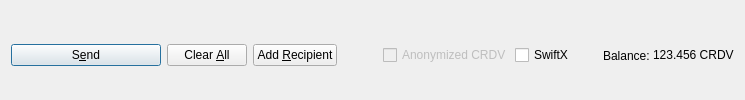
         <widget class="QFrame" name="frame_Send">
          <layout class="QHBoxLayout" name="horizontalLayout">
           <property name="bottomMargin">
            <number>0</number>
           </property>
           <item>
            <widget class="QPushButton" name="sendButton">
             <property name="minimumSize">
              <size>
               <width>150</width>
               <height>0</height>
              </size>
             </property>
             <property name="toolTip">
              <string>Confirm the send action</string>
             </property>
             <property name="text">
              <string>S&amp;end</string>
             </property>
             <property name="icon">
              <iconset resource="../cryptodev.qrc">
               <normaloff>:/icons/send</normaloff>:/icons/send</iconset>
             </property>
             <property name="autoDefault">
              <bool>false</bool>
             </property>
             <property name="default">
              <bool>true</bool>
             </property>
            </widget>
           </item>
           <item>
            <widget class="QPushButton" name="clearButton">
             <property name="sizePolicy">
              <sizepolicy hsizetype="Minimum" vsizetype="Fixed">
               <horstretch>0</horstretch>
               <verstretch>0</verstretch>
              </sizepolicy>
             </property>
             <property name="toolTip">
              <string>Clear all fields of the form.</string>
             </property>
             <property name="text">
              <string>Clear &amp;All</string>
             </property>
             <property name="icon">
              <iconset resource="../cryptodev.qrc">
               <normaloff>:/icons/remove</normaloff>:/icons/remove</iconset>
             </property>
             <property name="autoDefault">
              <bool>false</bool>
             </property>
            </widget>
           </item>
           <item>
            <widget class="QPushButton" name="addButton">
             <property name="toolTip">
              <string>Send to multiple recipients at once</string>
             </property>
             <property name="text">
              <string>Add &amp;Recipient</string>
             </property>
             <property name="icon">
              <iconset resource="../cryptodev.qrc">
               <normaloff>:/icons/add</normaloff>:/icons/add</iconset>
             </property>
             <property name="autoDefault">
              <bool>false</bool>
             </property>
            </widget>
           </item>
           <item>
            <spacer name="horizontalSpacer">
             <property name="orientation">
              <enum>Qt::Horizontal</enum>
             </property>
             <property name="sizeHint" stdset="0">
              <size>
               <width>40</width>
               <height>20</height>
              </size>
             </property>
            </spacer>
           </item>
           <item>
            <layout class="QHBoxLayout" name="horizontalLayout_2">
             <property name="spacing">
              <number>3</number>
             </property>
             <item>
              <widget class="QCheckBox" name="checkzCRDV">
               <property name="enabled">
                <bool>false</bool>
               </property>
               <property name="text">
                <string>Anonymized CRDV</string>
               </property>
              </widget>
             </item>
             <item>
              <widget class="QCheckBox" name="checkSwiftTX">
               <property name="enabled">
                <bool>true</bool>
               </property>
               <property name="minimumSize">
                <size>
                 <width>85</width>
                 <height>0</height>
                </size>
               </property>
               <property name="text">
                <string>SwiftX</string>
               </property>
              </widget>
             </item>
             <item>
              <widget class="QLabel" name="label">
               <property name="text">
                <string>Balance:</string>
               </property>
              </widget>
             </item>
             <item>
              <widget class="QLabel" name="labelBalance">
               <property name="sizePolicy">
                <sizepolicy hsizetype="Preferred" vsizetype="Fixed">
                 <horstretch>0</horstretch>
                 <verstretch>0</verstretch>
                </sizepolicy>
               </property>
               <property name="cursor">
                <cursorShape>IBeamCursor</cursorShape>
               </property>
               <property name="text">
                <string notr="true">123.456 CRDV</string>
               </property>
               <property name="textInteractionFlags">
                <set>Qt::LinksAccessibleByMouse|Qt::TextSelectableByKeyboard|Qt::TextSelectableByMouse</set>
               </property>
              </widget>
             </item>
            </layout>
           </item>
          </layout>
         </widget>
